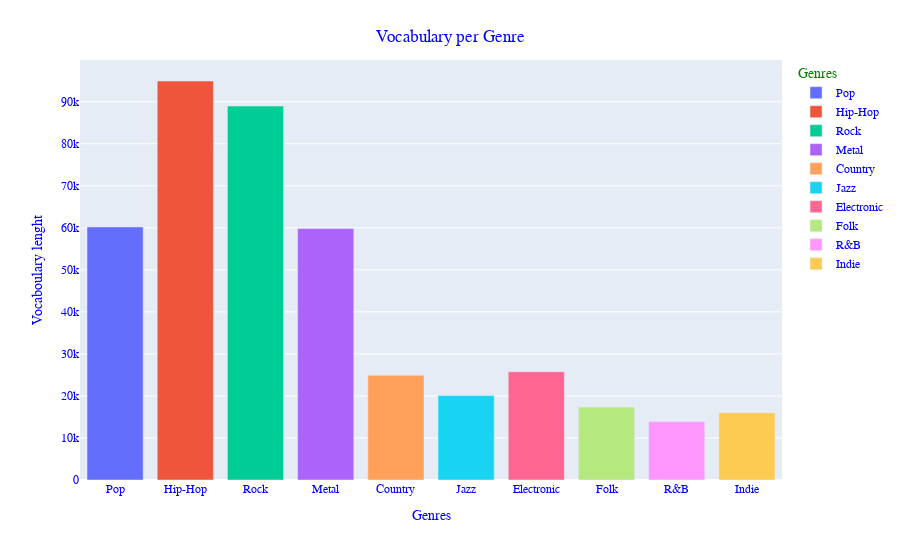

Notebook source saved alongside this figure:
### Code cell
crea_grafico(dictionary_per_genre.keys(), total_len, "Vocabulary per Genre", "Genres", "Vocaboulary lenght")

### Figure 1 — Plotly figure (JSON) as saved in the notebook; plotly's stock layout.template omitted (floating-point values rounded to 4 significant figures)
{"data": [{"alignmentgroup": "True", "hovertemplate": "Genres=%{x}<br>Vocaboulary lenght=%{y}<extra></extra>", "legendgroup": "Pop", "marker": {"color": "#636efa", "pattern": {"shape": ""}}, "name": "Pop", "offsetgroup": "Pop", "orientation": "v", "showlegend": true, "textposition": "auto", "type": "bar", "x": ["Pop"], "xaxis": "x", "y": [60210], "yaxis": "y"}, {"alignmentgroup": "True", "hovertemplate": "Genres=%{x}<br>Vocaboulary lenght=%{y}<extra></extra>", "legendgroup": "Hip-Hop", "marker": {"color": "#EF553B", "pattern": {"shape": ""}}, "name": "Hip-Hop", "offsetgroup": "Hip-Hop", "orientation": "v", "showlegend": true, "textposition": "auto", "type": "bar", "x": ["Hip-Hop"], "xaxis": "x", "y": [94939], "yaxis": "y"}, {"alignmentgroup": "True", "hovertemplate": "Genres=%{x}<br>Vocaboulary lenght=%{y}<extra></extra>", "legendgroup": "Rock", "marker": {"color": "#00cc96", "pattern": {"shape": ""}}, "name": "Rock", "offsetgroup": "Rock", "orientation": "v", "showlegend": true, "textposition": "auto", "type": "bar", "x": ["Rock"], "xaxis": "x", "y": [88979], "yaxis": "y"}, {"alignmentgroup": "True", "hovertemplate": "Genres=%{x}<br>Vocaboulary lenght=%{y}<extra></extra>", "legendgroup": "Metal", "marker": {"color": "#ab63fa", "pattern": {"shape": ""}}, "name": "Metal", "offsetgroup": "Metal", "orientation": "v", "showlegend": true, "textposition": "auto", "type": "bar", "x": ["Metal"], "xaxis": "x", "y": [59823], "yaxis": "y"}, {"alignmentgroup": "True", "hovertemplate": "Genres=%{x}<br>Vocaboulary lenght=%{y}<extra></extra>", "legendgroup": "Country", "marker": {"color": "#FFA15A", "pattern": {"shape": ""}}, "name": "Country", "offsetgroup": "Country", "orientation": "v", "showlegend": true, "textposition": "auto", "type": "bar", "x": ["Country"], "xaxis": "x", "y": [24911], "yaxis": "y"}, {"alignmentgroup": "True", "hovertemplate": "Genres=%{x}<br>Vocaboulary lenght=%{y}<extra></extra>", "legendgroup": "Jazz", "marker": {"color": "#19d3f3", "pattern": {"shape": ""}}, "name": "Jazz", "offsetgroup": "Jazz", "orientation": "v", "showlegend": true, "textposition": "auto", "type": "bar", "x": ["Jazz"], "xaxis": "x", "y": [20082], "yaxis": "y"}, {"alignmentgroup": "True", "hovertemplate": "Genres=%{x}<br>Vocaboulary lenght=%{y}<extra></extra>", "legendgroup": "Electronic", "marker": {"color": "#FF6692", "pattern": {"shape": ""}}, "name": "Electronic", "offsetgroup": "Electronic", "orientation": "v", "showlegend": true, "textposition": "auto", "type": "bar", "x": ["Electronic"], "xaxis": "x", "y": [25750], "yaxis": "y"}, {"alignmentgroup": "True", "hovertemplate": "Genres=%{x}<br>Vocaboulary lenght=%{y}<extra></extra>", "legendgroup": "Folk", "marker": {"color": "#B6E880", "pattern": {"shape": ""}}, "name": "Folk", "offsetgroup": "Folk", "orientation": "v", "showlegend": true, "textposition": "auto", "type": "bar", "x": ["Folk"], "xaxis": "x", "y": [17346], "yaxis": "y"}, {"alignmentgroup": "True", "hovertemplate": "Genres=%{x}<br>Vocaboulary lenght=%{y}<extra></extra>", "legendgroup": "R&B", "marker": {"color": "#FF97FF", "pattern": {"shape": ""}}, "name": "R&B", "offsetgroup": "R&B", "orientation": "v", "showlegend": true, "textposition": "auto", "type": "bar", "x": ["R&B"], "xaxis": "x", "y": [13891], "yaxis": "y"}, {"alignmentgroup": "True", "hovertemplate": "Genres=%{x}<br>Vocaboulary lenght=%{y}<extra></extra>", "legendgroup": "Indie", "marker": {"color": "#FECB52", "pattern": {"shape": ""}}, "name": "Indie", "offsetgroup": "Indie", "orientation": "v", "showlegend": true, "textposition": "auto", "type": "bar", "x": ["Indie"], "xaxis": "x", "y": [15991], "yaxis": "y"}], "layout": {"barmode": "relative", "font": {"color": "blue", "family": "Courier New"}, "legend": {"title": {"font": {"color": "green"}, "text": "Genres"}, "tracegroupgap": 0}, "margin": {"t": 60}, "title": {"font": {"color": "blue"}, "text": "Vocabulary per Genre", "x": 0.5, "xanchor": "center", "yanchor": "top"}, "xaxis": {"anchor": "y", "categoryarray": ["Pop", "Hip-Hop", "Rock", "Metal", "Country", "Jazz", "Electronic", "Folk", "R&B", "Indie"], "categoryorder": "array", "domain": [0, 1], "title": {"text": "Genres"}}, "yaxis": {"anchor": "x", "domain": [0, 1], "title": {"text": "Vocaboulary lenght"}}}}
